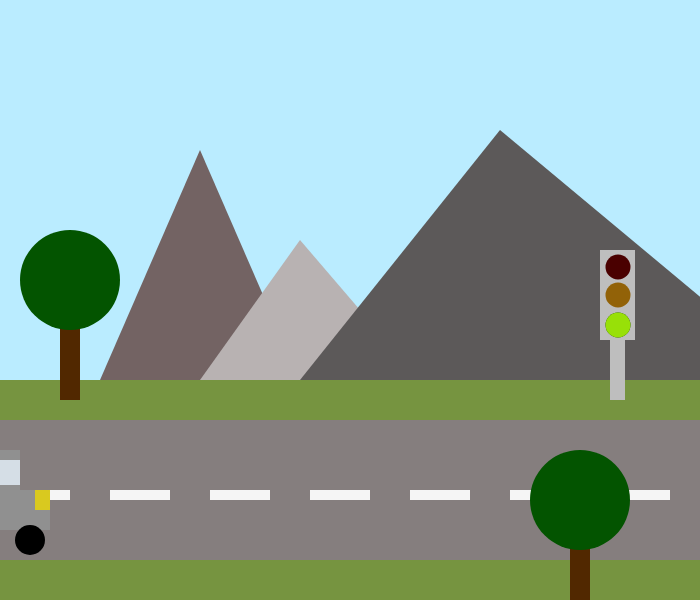
Frame 1 (no input)
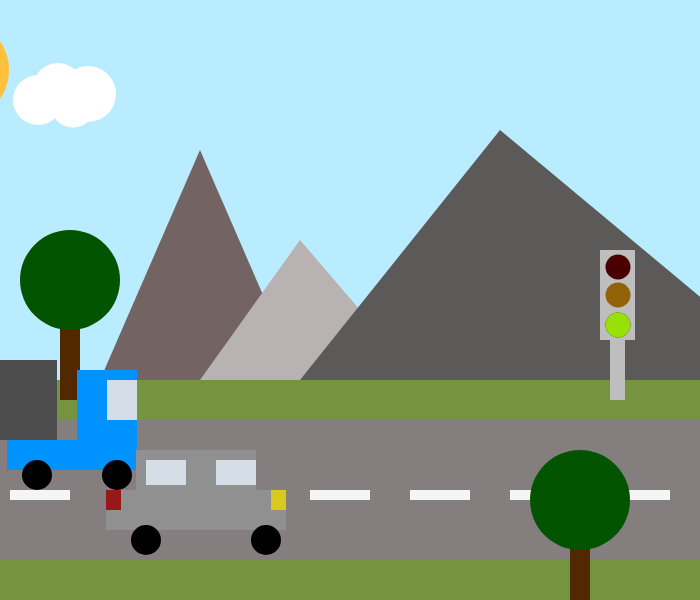
Frame 60 (no input)
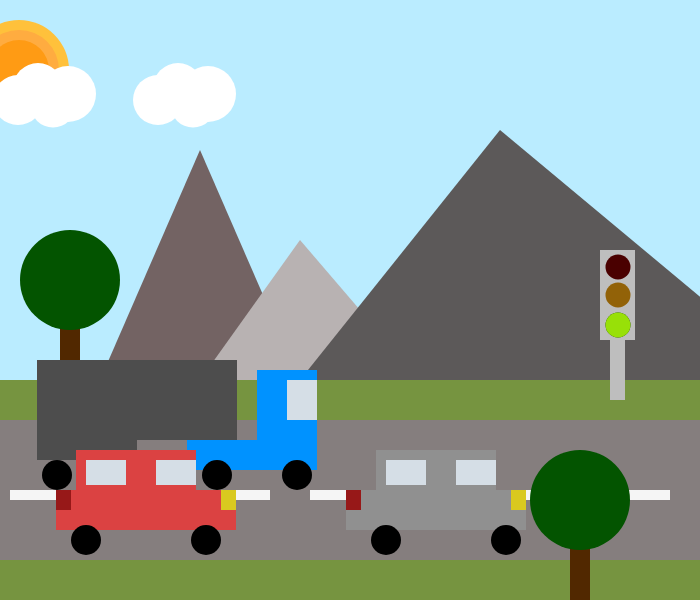
Frame 120 (the mouse pressed at the canvas centre since frame 60)

The p5.js sketch that drew these frames (run headless with seeded random() and noise() and a simulated clock; from frame 60 on, the mouse is pressed at the canvas centre):

// p5.js sketch
// ── sketch.js
let zon = -100
let maan = -100
let stipmaan1 = -104
let stipmaan2 = -110
let stipmaan3 = -84
let truck = -100
let timer = 0
let truck1 = -100
let auto  =  -100
let statusstoplicht = "groen"
let auto2 = -100
let backGroundColor = "#BAECFF"
let zonIsEr = true;
let wolk1 = -100
let wolk2 = -500
let wolk3 = -800
let wolk4 = -300
let wolk5 = -1100

function keyPressed() {
  if (key == "Enter"){
    console.log ("keypressed")
    if (statusstoplicht == "groen"){
      statusstoplicht = "oranje" 
      return

    }
    if (statusstoplicht == "oranje"){
      statusstoplicht = "rood"
      return
    }
    if (statusstoplicht == "rood"){
      statusstoplicht = "groen"
      returns
    }
  }
}


function setup() {
  createCanvas(700, 600);
}

function draw() {
  background(220);
  
  
  //lucht//
  strokeWeight(0)
  fill(backGroundColor)
  rect(0, 0, 1000, 380)
  
  //timer//
  fill ("#000000")
  textSize (0)
  timer = timer + 1
  if (timer > 600 )
    {
      timer = 0
    }
    
    
    //weg//
    fill("#857E7E")
    rect(0, 420, 1000, 140)
    fill("#F5F5F5")
    rect(10, 490, 60, 10)
    rect(110, 490, 60, 10)
    rect(210, 490, 60, 10)
    rect(310, 490, 60, 10)
    rect(410, 490, 60, 10)
    rect(510, 490, 60, 10)
    rect(610, 490, 60, 10)
    rect(710, 490, 60, 10)
    rect(810, 490, 60, 10)
    rect(910, 490, 60, 10)
    
    //gras//
    fill("#769440")
    rect(0, 380, 1000, 40)
    rect(0, 560, 1000)
    
    //bergen//
    fill("#736363")
    strokeWeight(0)
    triangle(200, 150, 100, 380, 300, 380)
    fill("#B8B2B2")
    triangle(300, 240, 420, 380, 200, 380)
    fill("#5c5959")
    triangle(500, 130, 300, 380, 800, 380)
    
    //boom achter//
    fill ("#512800")
    rect (60,300,20,100)
    fill ("#035400")
    circle (70,280,100)
    
    //stoplicht//
  fill("#bebebe")
  rect(600, 250, 35, 90)
  rect(610, 340, 15, 60)
  fill ("#083000")
  circle(618, 325, 25)
  fill ("#926208")
  circle(618, 295, 25)
  fill ("#4a0000")
  circle(618, 267, 25) 

  if (statusstoplicht == "groen")
  {
    fill("#98e008")
    circle(618, 325, 25)
  }
  if (statusstoplicht =="oranje")
  {
    fill("#ffaa00")
    circle(618, 295, 25)
  }
  if (statusstoplicht == "rood")
  {
    fill("#FF0000")
    circle(618, 267, 25)
  }
      //stoplicht automatic//
  //if (timer < 200)
  //{
    //fill("#98e008")
    //circle(618, 325, 25)
    //tatusstoplicht = "groen"
  //}
  //if (timer > 200 && timer < 300)
  //{
    //fill("#ffaa00")
    //circle(618, 295, 25)
    //statusstoplicht = "oranje"
  //}
  //if (timer > 300)
  //{
    //fill("#FF0000")
    //circle(618, 267, 25)
    //statusstoplicht = "rood"
  //}

  //zon//
 if(zonIsEr){
fill("#FFC13B")
  circle(zon, 70, 100)
  fill("#FFAC40")
  circle(zon, 70, 80)
  fill("#FF9B14")
  circle(zon, 70, 60)
  zon = zon + 1
  if (zon > 1000) {
    zon = -100
    zonIsEr = false
    backGroundColor ="#1e363d"
  }
 }
  //zon//
  

  //maan//
 if(!zonIsEr){
  fill("#C9C9C9")
  circle(maan, 50, 70)
  maan = maan + 1
  if (maan > 1000) {
    maan = -100
    backGroundColor ="#BAECFF"
    zonIsEr = true;
  }
  fill("#737373")
  circle(stipmaan1, 70, 20)
  stipmaan1 = stipmaan1 + 1
  if (stipmaan1 > 1000) {
    stipmaan1 = -100
  }
  circle(stipmaan2, 40, 30)
  stipmaan2 = stipmaan2 + 1
  if (stipmaan2 > 1000) {
    stipmaan2 = -100
  }
  circle(stipmaan3, 45, 25)
  stipmaan3 = stipmaan3 + 1
  if (stipmaan3 > 1000) 
  {
    stipmaan3 = -100
  }

 }
  //truck//
  
  fill ("#0092FF")
  rect (truck1,370,60,100)
  rect (truck1 -70 ,440,100,30)
  fill ("#D5DEE6")
  rect (truck1 + 30,380,30,40)
  fill ("#000000")
  circle (truck1 + 40,475,30)
  circle (truck1 - 40,475,30)
  circle (truck1 - 200,475,30)
  circle (truck1 - 150,475,30)
  fill ("#4d4d4d")
  rect (truck1 - 220,360,200,80)
  rect (truck1 - 220,440,100,20)

  if (statusstoplicht=="groen")
  truck1 = truck1 + 3
  if (statusstoplicht=="oranje")
  truck1 = truck1 + 2
  if (statusstoplicht=="rood")
  {
    if (truck1 < 450 || truck1 > 500)
      truck1 = truck1 + 2
  }
  if (truck1 > 1000)
  {
    truck1 = -100
  }

  //auto//
  fill ("#909090")
  rect (auto,450,120,40)
  rect (auto - 30,490,180,40)
  fill ("#D5DEE6")
  rect (auto + 10,460,40,25)
  rect (auto + 80,460,40,25)
  fill ("#000000")
  circle (auto + 10,540,30)
  circle (auto + 130,540,30)
  fill ("#971818")
  rect (auto -30,490,15,20)
  fill ("#d9c91f")
  rect (auto + 135,490,15,20)
 
  
  if (statusstoplicht=="groen")
  auto = auto + 4
  if (statusstoplicht=="oranje")
  auto = auto + 3
  if (statusstoplicht=="rood")
  {
    if (auto < 450 || auto > 500 )
    auto = auto + 3
  }

  if (auto > 1500)
  {
    auto = -100
  }

  //auto 2//
  fill ("#db4242")
  rect (auto2 - 300,450,120,40)
  rect (auto2 - 320,490,180,40)
  fill ("#D5DEE6")
  rect (auto2 - 290,460,40,25)
  rect (auto2 - 220,460,40,25)
  fill ("#000000")
  circle (auto2 - 290,540,30)
  circle (auto2 - 170,540,30)
  fill ("#971818")
  rect (auto2 -320,490,15,20)
  fill ("#d9c91f")
  rect (auto2 - 155,490,15,20)
  if (statusstoplicht=="groen")
  auto2 = auto2 + 4
  if (statusstoplicht=="oranje")
  auto2 = auto2 + 3
  if (statusstoplicht=="rood")
  {
    if (auto2 < 450 || auto2 > 500 )
    auto2 = auto2 + 3
  }


  if (auto2 > 1500)
  {
    auto2 = -150
  }

  //wolken//
  fill ("#ffffff")
  circle (wolk1 + 20,100,50)
  circle (wolk1 + 40,88,50)
  circle (wolk1 + 55,105,45)
  circle (wolk1 + 70,94,56)
  wolk1 = wolk1 +2
  if (wolk1 > 1200)
  {
    wolk1 = -100
  }
  circle (wolk2 + 50,120,50)
  circle (wolk2 + 70,108,50)
  circle (wolk2 + 85,125,45)
  circle (wolk2 + 100,114,56)
  wolk2 = wolk2 +2
  if (wolk2 > 1200)
  {
    wolk2 = -150
  }
  circle (wolk3 + 20,70,50)
  circle (wolk3 + 40,58,50)
  circle (wolk3 + 55,75,45)
  circle (wolk3 + 70,64,56)
  wolk3 = wolk3 +2
  if (wolk3 > 1200)
  {
    wolk3 = -100
  }
  circle (wolk4 + 80,100,50)
  circle (wolk4 + 100,88,50)
  circle (wolk4 + 115,105,45)
  circle (wolk4 + 130,94,56)
  wolk4 = wolk4 +2
  if (wolk4 > 1200)
  {
    wolk4 = -100
  }
  circle (wolk5 + 20,50,50)
  circle (wolk5 + 40,58,50)
  circle (wolk5 + 55,75,45)
  circle (wolk5 + 70,64,56)
  wolk5 = wolk5 +2
  if (wolk5 > 1200)
  {
    wolk5 = -100
  }

  //boom voor//
  fill ("#512800")
  rect (570,520,20,80)
  fill ("#035400")
  circle (580,500,100)
  
  
  


}
